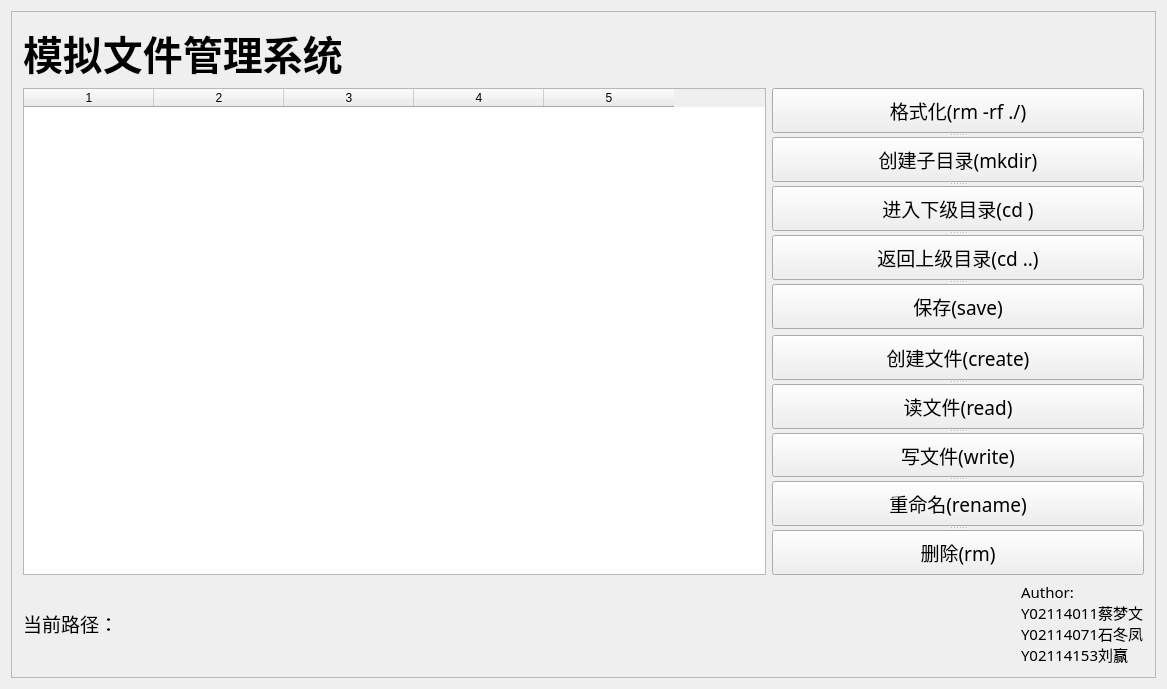
<?xml version="1.0" encoding="UTF-8"?>
<ui version="4.0">
 <class>Widget</class>
 <widget class="QWidget" name="Widget">
  <property name="geometry">
   <rect>
    <x>0</x>
    <y>0</y>
    <width>1167</width>
    <height>689</height>
   </rect>
  </property>
  <property name="windowTitle">
   <string>模拟文件管理系统</string>
  </property>
  <property name="styleSheet">
   <string notr="true">
</string>
  </property>
  <layout class="QGridLayout" name="gridLayout_2">
   <item row="0" column="0">
    <widget class="QFrame" name="frame">
     <property name="styleSheet">
      <string notr="true">#frame{background-image: url(:/image/350.jpg);}
</string>
     </property>
     <property name="frameShape">
      <enum>QFrame::StyledPanel</enum>
     </property>
     <property name="frameShadow">
      <enum>QFrame::Raised</enum>
     </property>
     <layout class="QGridLayout" name="gridLayout">
      <item row="0" column="0" colspan="3">
       <widget class="QLabel" name="label_3">
        <property name="font">
         <font>
          <pointsize>30</pointsize>
          <bold>true</bold>
         </font>
        </property>
        <property name="text">
         <string>模拟文件管理系统</string>
        </property>
       </widget>
      </item>
      <item row="1" column="0" rowspan="2" colspan="2">
       <widget class="QTableWidget" name="tableWidget">
        <property name="editTriggers">
         <set>QAbstractItemView::NoEditTriggers</set>
        </property>
        <property name="alternatingRowColors">
         <bool>false</bool>
        </property>
        <property name="selectionMode">
         <enum>QAbstractItemView::SingleSelection</enum>
        </property>
        <property name="selectionBehavior">
         <enum>QAbstractItemView::SelectRows</enum>
        </property>
        <property name="textElideMode">
         <enum>Qt::ElideRight</enum>
        </property>
        <property name="showGrid">
         <bool>false</bool>
        </property>
        <property name="gridStyle">
         <enum>Qt::NoPen</enum>
        </property>
        <property name="wordWrap">
         <bool>true</bool>
        </property>
        <property name="cornerButtonEnabled">
         <bool>true</bool>
        </property>
        <property name="columnCount">
         <number>5</number>
        </property>
        <attribute name="horizontalHeaderVisible">
         <bool>true</bool>
        </attribute>
        <attribute name="horizontalHeaderCascadingSectionResizes">
         <bool>false</bool>
        </attribute>
        <attribute name="horizontalHeaderMinimumSectionSize">
         <number>0</number>
        </attribute>
        <attribute name="horizontalHeaderDefaultSectionSize">
         <number>130</number>
        </attribute>
        <attribute name="horizontalHeaderHighlightSections">
         <bool>false</bool>
        </attribute>
        <attribute name="verticalHeaderVisible">
         <bool>false</bool>
        </attribute>
        <column/>
        <column/>
        <column/>
        <column/>
        <column/>
       </widget>
      </item>
      <item row="1" column="2">
       <widget class="QSplitter" name="splitter_2">
        <property name="minimumSize">
         <size>
          <width>50</width>
          <height>40</height>
         </size>
        </property>
        <property name="orientation">
         <enum>Qt::Vertical</enum>
        </property>
        <property name="opaqueResize">
         <bool>false</bool>
        </property>
        <widget class="QPushButton" name="Initialize">
         <property name="minimumSize">
          <size>
           <width>50</width>
           <height>40</height>
          </size>
         </property>
         <property name="font">
          <font>
           <family>微软雅黑 Light</family>
           <pointsize>14</pointsize>
          </font>
         </property>
         <property name="text">
          <string>格式化(rm -rf ./)</string>
         </property>
        </widget>
        <widget class="QPushButton" name="CreateDir">
         <property name="minimumSize">
          <size>
           <width>50</width>
           <height>40</height>
          </size>
         </property>
         <property name="font">
          <font>
           <family>微软雅黑 Light</family>
           <pointsize>14</pointsize>
          </font>
         </property>
         <property name="text">
          <string>创建子目录(mkdir)</string>
         </property>
        </widget>
        <widget class="QPushButton" name="EnterNextDir">
         <property name="minimumSize">
          <size>
           <width>50</width>
           <height>40</height>
          </size>
         </property>
         <property name="font">
          <font>
           <family>微软雅黑 Light</family>
           <pointsize>14</pointsize>
          </font>
         </property>
         <property name="text">
          <string>进入下级目录(cd )</string>
         </property>
        </widget>
        <widget class="QPushButton" name="ReturnFather">
         <property name="minimumSize">
          <size>
           <width>50</width>
           <height>40</height>
          </size>
         </property>
         <property name="font">
          <font>
           <family>微软雅黑 Light</family>
           <pointsize>14</pointsize>
          </font>
         </property>
         <property name="text">
          <string>返回上级目录(cd ..)</string>
         </property>
        </widget>
        <widget class="QPushButton" name="SaveAndQuit">
         <property name="minimumSize">
          <size>
           <width>50</width>
           <height>40</height>
          </size>
         </property>
         <property name="font">
          <font>
           <family>微软雅黑 Light</family>
           <pointsize>14</pointsize>
          </font>
         </property>
         <property name="text">
          <string>保存(save)</string>
         </property>
        </widget>
       </widget>
      </item>
      <item row="2" column="2">
       <widget class="QSplitter" name="splitter">
        <property name="minimumSize">
         <size>
          <width>50</width>
          <height>0</height>
         </size>
        </property>
        <property name="orientation">
         <enum>Qt::Vertical</enum>
        </property>
        <property name="opaqueResize">
         <bool>false</bool>
        </property>
        <widget class="QPushButton" name="Creat_File">
         <property name="minimumSize">
          <size>
           <width>50</width>
           <height>40</height>
          </size>
         </property>
         <property name="font">
          <font>
           <family>微软雅黑 Light</family>
           <pointsize>14</pointsize>
          </font>
         </property>
         <property name="text">
          <string>创建文件(create)</string>
         </property>
        </widget>
        <widget class="QPushButton" name="Read">
         <property name="minimumSize">
          <size>
           <width>50</width>
           <height>40</height>
          </size>
         </property>
         <property name="font">
          <font>
           <family>微软雅黑 Light</family>
           <pointsize>14</pointsize>
          </font>
         </property>
         <property name="text">
          <string>读文件(read)</string>
         </property>
        </widget>
        <widget class="QPushButton" name="Write">
         <property name="minimumSize">
          <size>
           <width>50</width>
           <height>40</height>
          </size>
         </property>
         <property name="font">
          <font>
           <family>微软雅黑 Light</family>
           <pointsize>14</pointsize>
          </font>
         </property>
         <property name="text">
          <string>写文件(write)</string>
         </property>
        </widget>
        <widget class="QPushButton" name="Rename">
         <property name="minimumSize">
          <size>
           <width>50</width>
           <height>40</height>
          </size>
         </property>
         <property name="font">
          <font>
           <family>微软雅黑 Light</family>
           <pointsize>14</pointsize>
          </font>
         </property>
         <property name="text">
          <string>重命名(rename)</string>
         </property>
        </widget>
        <widget class="QPushButton" name="Delete">
         <property name="minimumSize">
          <size>
           <width>50</width>
           <height>40</height>
          </size>
         </property>
         <property name="font">
          <font>
           <family>微软雅黑 Light</family>
           <pointsize>14</pointsize>
          </font>
         </property>
         <property name="text">
          <string>删除(rm)</string>
         </property>
        </widget>
       </widget>
      </item>
      <item row="3" column="0" rowspan="2" colspan="3">
       <layout class="QHBoxLayout" name="horizontalLayout">
        <item>
         <widget class="QLabel" name="label">
          <property name="font">
           <font>
            <family>微软雅黑 Light</family>
            <pointsize>14</pointsize>
           </font>
          </property>
          <property name="text">
           <string>当前路径：</string>
          </property>
         </widget>
        </item>
        <item>
         <spacer name="horizontalSpacer">
          <property name="orientation">
           <enum>Qt::Horizontal</enum>
          </property>
          <property name="sizeHint" stdset="0">
           <size>
            <width>40</width>
            <height>20</height>
           </size>
          </property>
         </spacer>
        </item>
        <item>
         <widget class="QLabel" name="path">
          <property name="minimumSize">
           <size>
            <width>800</width>
            <height>0</height>
           </size>
          </property>
          <property name="font">
           <font>
            <family>微软雅黑 Light</family>
            <pointsize>11</pointsize>
            <bold>true</bold>
           </font>
          </property>
          <property name="text">
           <string/>
          </property>
          <property name="alignment">
           <set>Qt::AlignLeading|Qt::AlignLeft|Qt::AlignVCenter</set>
          </property>
          <property name="wordWrap">
           <bool>true</bool>
          </property>
         </widget>
        </item>
        <item>
         <spacer name="horizontalSpacer_2">
          <property name="orientation">
           <enum>Qt::Horizontal</enum>
          </property>
          <property name="sizeHint" stdset="0">
           <size>
            <width>40</width>
            <height>20</height>
           </size>
          </property>
         </spacer>
        </item>
        <item>
         <widget class="QLabel" name="label_2">
          <property name="font">
           <font>
            <family>微软雅黑 Light</family>
            <pointsize>11</pointsize>
           </font>
          </property>
          <property name="text">
           <string>Author:
Y02114011蔡梦文
Y02114071石冬凤
Y02114153刘赢</string>
          </property>
         </widget>
        </item>
       </layout>
      </item>
     </layout>
    </widget>
   </item>
  </layout>
 </widget>
 <layoutdefault spacing="6" margin="11"/>
 <resources/>
 <connections/>
</ui>
